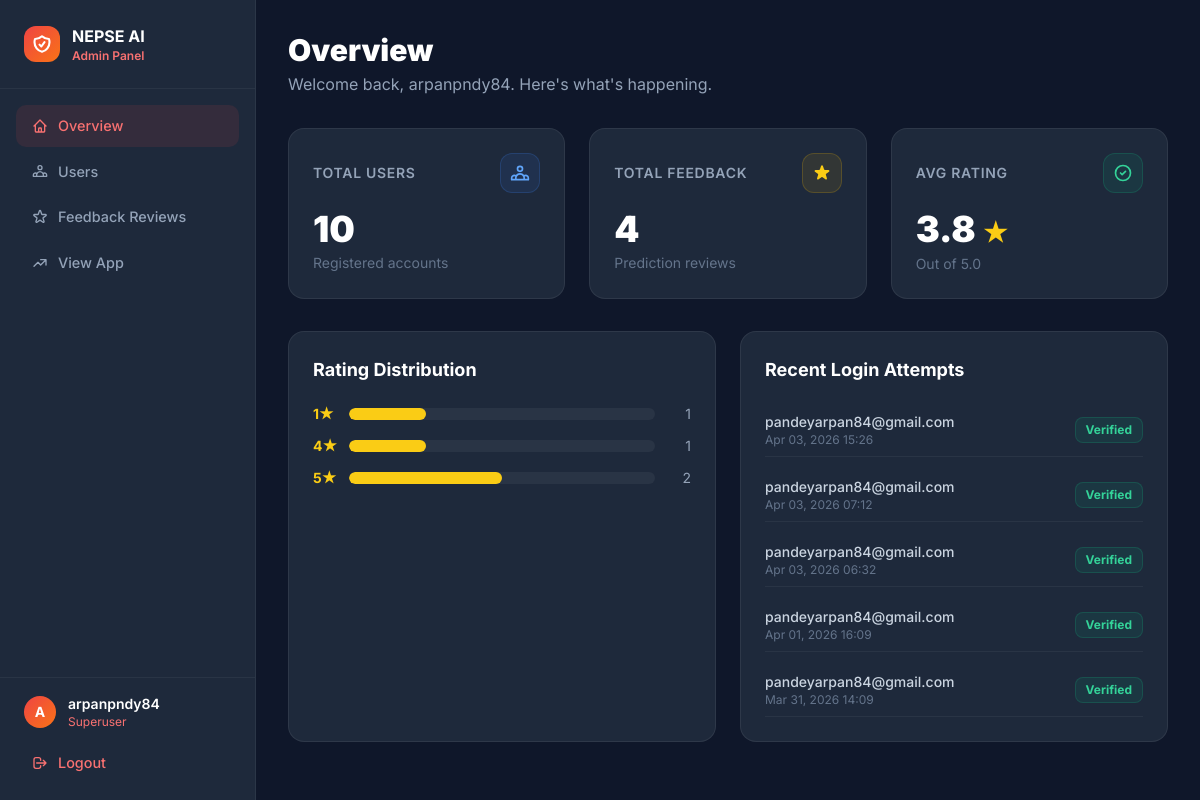
The app's page /admin-panel/ (signed in), older data.
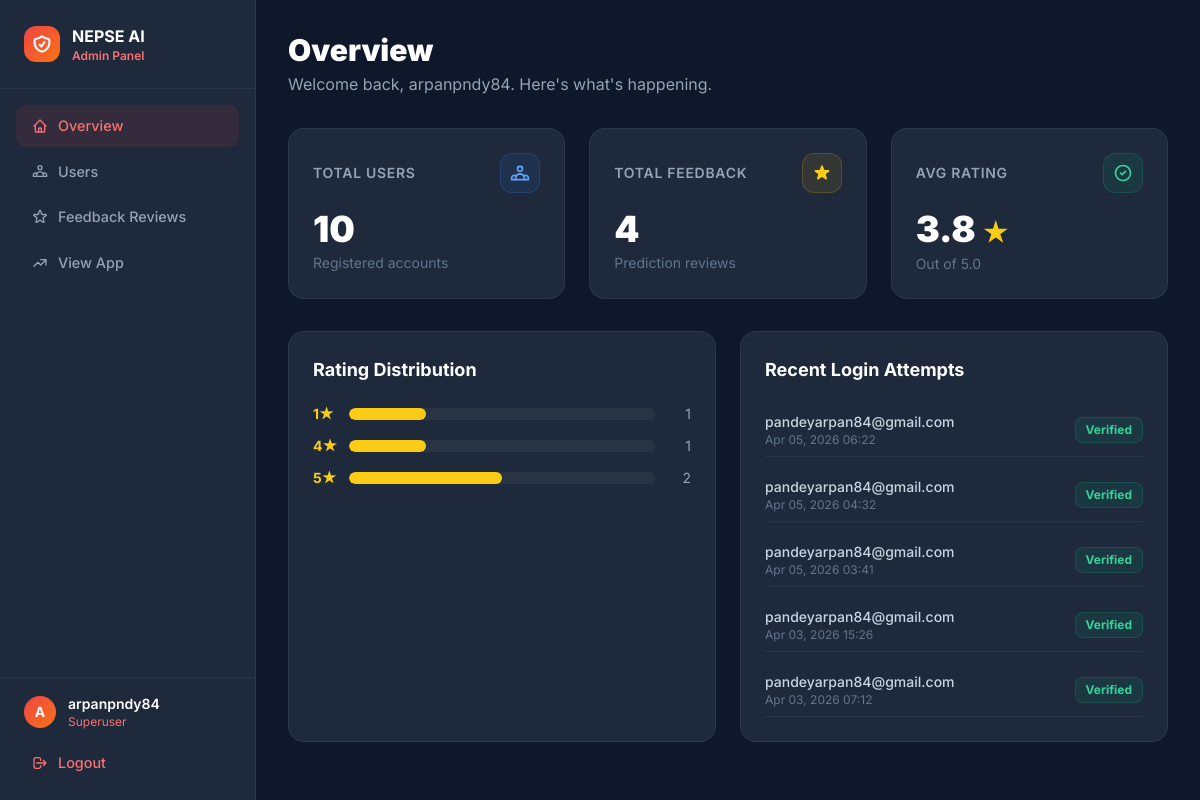
The same page, newer data.
### predictor/models.py (models this page shows, shortened)
class OTPCode(models.Model):
    email = models.EmailField()
    code = models.CharField(max_length=6)
    created_at = models.DateTimeField(auto_now_add=True)
    is_used = models.BooleanField(default=False)

### predictor/views.py (the view)
# urls.py: path('admin-panel/',          admin_panel_view,    name='admin_panel'),
@_admin_required
def admin_panel_view(request):
    total_users    = User.objects.filter(is_superuser=False).count()
    total_feedback = Feedback.objects.count()
    avg_rating     = Feedback.objects.values_list('rating', flat=True)
    avg            = round(sum(avg_rating) / len(avg_rating), 1) if avg_rating else 0
    recent_logins  = OTPCode.objects.order_by('-created_at')[:5]
    from django.db.models import Count
    rating_dist = (
        Feedback.objects
        .values('rating')
        .annotate(count=Count('rating'))
        .order_by('rating')
    )
    return render(request, "predictor/admin_panel.html", {
        "total_users":    total_users,
        "total_feedback": total_feedback,
        "avg_rating":     avg,
        "recent_logins":  recent_logins,
        "rating_dist":    list(rating_dist),
    })

### predictor/views.py (called while the page is built)
def _admin_required(view_func):
    from functools import wraps
    @wraps(view_func)
    def wrapper(request, *args, **kwargs):
        if not request.user.is_authenticated or not request.user.is_superuser:
            return redirect('/admin-login/')
        return view_func(request, *args, **kwargs)
    return wrapper

### predictor/templates/predictor/admin_panel.html (shortened to what the changed rows need)
<!DOCTYPE html>
<html lang="en">
<head>
    <script src="https://cdn.tailwindcss.com"></script>
</head>
<body class="min-h-screen flex">
<main class="ml-64 flex-1 p-8">
    <div class="mb-8">
        <h1 class="text-3xl font-black text-white mb-1">Overview</h1>
    </div>
    <div class="grid grid-cols-1 md:grid-cols-2 gap-6">
        <div class="card p-6">
            <h2 class="text-white font-bold text-lg mb-5">Rating Distribution</h2>
            {% for r in rating_dist %}
            <div class="flex items-center gap-3 mb-3">
                <span class="text-yellow-400 font-bold w-6 text-sm">{{ r.rating }}★</span>
                <div class="flex-1 bg-white/5 rounded-full h-3 overflow-hidden">
                    <div class="h-full rounded-full bg-yellow-400"
                         style="width: {% if total_feedback %}{% widthratio r.count total_feedback 100 %}{% else %}0{% endif %}%"></div>
                </div>
                <span class="text-slate-400 text-sm w-6 text-right">{{ r.count }}</span>
            </div>
            {% empty %}
            <p class="text-slate-500 text-sm">No feedback yet.</p>
            {% endfor %}
        </div>
        <div class="card p-6">
            <h2 class="text-white font-bold text-lg mb-5">Recent Login Attempts</h2>
            <div class="space-y-3">
                {% for otp in recent_logins %}
                <div class="flex items-center justify-between py-2 border-b border-white/5">
                    <div>
                        <div class="text-slate-300 text-sm font-medium">{{ otp.email }}</div>
                        <div class="text-slate-500 text-xs">{{ otp.created_at|date:"M d, Y H:i" }}</div>
                    </div>
                    {% if otp.is_used %}
                    <span class="badge bg-emerald-500/10 text-emerald-400 border border-emerald-500/20">Verified</span>
                    {% elif otp.is_expired %}
                    <span class="badge bg-red-500/10 text-red-400 border border-red-500/20">Expired</span>
                    {% else %}
                    <span class="badge bg-yellow-500/10 text-yellow-400 border border-yellow-500/20">Pending</span>
                    {% endif %}
                </div>
                {% empty %}
                <p class="text-slate-500 text-sm">No login activity yet.</p>
                {% endfor %}
            </div>
        </div>
    </div>
</main>
</body>
</html>

Row changes from the older to the newer data that the page shows:
no longer on this page (row unchanged): OTPCode: email "pandeyarpan84@gmail.com", created_at "Apr 03, 2026 06:32", is_used "Verified"
no longer on this page (row unchanged): OTPCode: email "pandeyarpan84@gmail.com", created_at "Apr 01, 2026 16:09", is_used "Verified"
no longer on this page (row unchanged): OTPCode: email "pandeyarpan84@gmail.com", created_at "Mar 31, 2026 14:09", is_used "Verified"
added OTPCode: email "pandeyarpan84@gmail.com", created_at "Apr 05, 2026 06:22", is_used "Verified"
added OTPCode: email "pandeyarpan84@gmail.com", created_at "Apr 05, 2026 04:32", is_used "Verified"
added OTPCode: email "pandeyarpan84@gmail.com", created_at "Apr 05, 2026 03:41", is_used "Verified"
